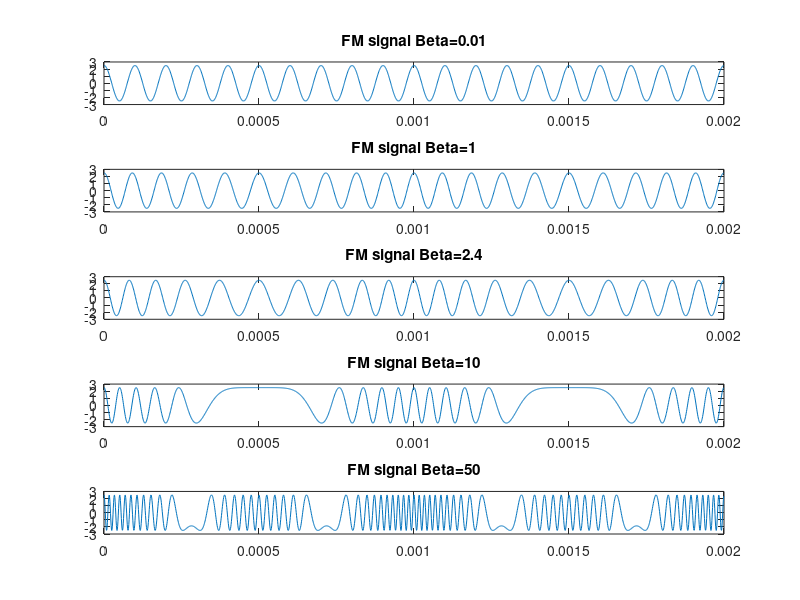
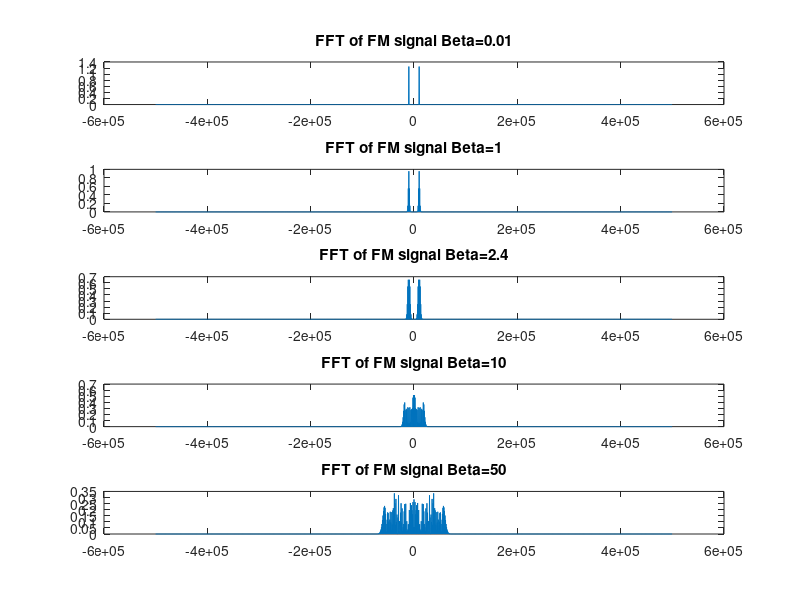

MATLAB code to generate these figures, in order:
% Task 2: Narrow band and Wide band Modulation
clear;
clc;

% Define parameters
fs = 1000000;
t = 0:(1/fs):(0.002-1/fs);
A_c = 2.5;
F_c = 10000;
A_m = 2.5;
F_m = 1000;
W_m = 2 * pi * F_m;
W_c = 2 * pi * F_c;
Beta = [0.01 1 2.4 10 50];

% Initialize arrays for storing results
S = [];
k_f = [];
Sf = [];
maxfreqdev = [];

for i = 1:length(Beta)
    maxfreqdev(i) = W_m * Beta(i); % Maximum frequency deviation
    k_f(i) = Beta(i) * W_m / A_m; % Frequency scaling factor
    S(i,:) = A_c * cos(W_c * t + Beta(i) * sin(W_m * t)); % FM signal
    Sf(i,:) = abs(fftshift(fft(S(i,:)))) / length(t); % FFT of FM signal
end

% Plotting the FM signals in time domain
figure;
for i = 1:length(Beta)
    subplot(length(Beta), 1, i);
    plot(t, S(i,:));
    title(['FM signal Beta=' num2str(Beta(i))]);
end

% Plotting the FFT of FM signals
l = length(t);
w_f = (-l/2:l/2-1) * (fs/l);

figure;
for i = 1:length(Beta)
    subplot(length(Beta), 1, i);
    plot(w_f, Sf(i,:));
    title(['FFT of FM signal Beta=' num2str(Beta(i))]);
end

% Display Table I
table = [Beta; maxfreqdev; k_f]';
fprintf('Table 1:\n');
fprintf('\t\tModulation Index β\t\tΔf\t\t\t\tkf\n');
for j = 1:length(Beta)
    fprintf('\t\t%0.2f\t\t\t\t\t%0.2f\t\t\t\t%0.2f\n', table(j, 1), table(j, 2), table(j, 3));
end

% Parameters for Table II
fm_2 = 6000;
Wm_2 = 2 * pi * fm_2;
kf_2 = 1.2e4 * pi;
Am_2 = [1 2 4 24];
Beta_2 = kf_2 * Am_2 / Wm_2;
maxfreqdev2 = kf_2 * Am_2;

% Display Table II
fprintf('\nTable 2:\n');
fprintf('\t\tAmplitude of modulating signal, A\t\tΔf\t\t\t\tModulation Index β\n');
for j = 1:length(Am_2)
    fprintf('\t\t%0.2f\t\t\t\t\t%0.2f\t\t\t\t%0.2f\n', Am_2(j), maxfreqdev2(j), Beta_2(j));
end
